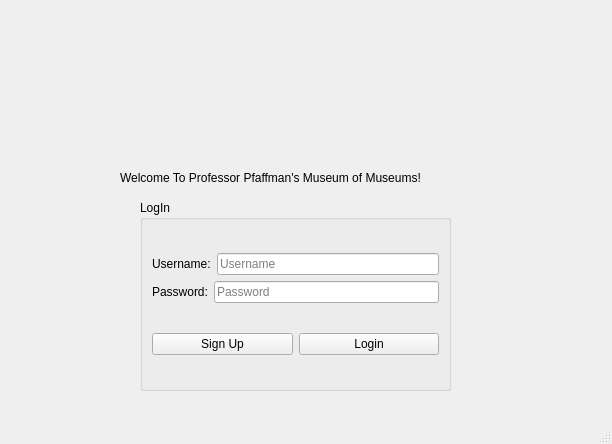
<?xml version="1.0" encoding="UTF-8"?>
<ui version="4.0">
 <class>Login</class>
 <widget class="QMainWindow" name="Login">
  <property name="geometry">
   <rect>
    <x>0</x>
    <y>0</y>
    <width>612</width>
    <height>444</height>
   </rect>
  </property>
  <property name="windowTitle">
   <string>Login</string>
  </property>
  <widget class="QWidget" name="centralwidget">
   <widget class="QLabel" name="label_3">
    <property name="geometry">
     <rect>
      <x>120</x>
      <y>170</y>
      <width>341</width>
      <height>16</height>
     </rect>
    </property>
    <property name="text">
     <string>Welcome To Professor Pfaffman's Museum of Museums!</string>
    </property>
   </widget>
   <widget class="QGroupBox" name="groupBox">
    <property name="geometry">
     <rect>
      <x>140</x>
      <y>200</y>
      <width>311</width>
      <height>191</height>
     </rect>
    </property>
    <property name="autoFillBackground">
     <bool>false</bool>
    </property>
    <property name="styleSheet">
     <string notr="true"/>
    </property>
    <property name="title">
     <string>LogIn</string>
    </property>
    <layout class="QGridLayout" name="gridLayout">
     <item row="0" column="0">
      <layout class="QVBoxLayout" name="verticalLayout">
       <item>
        <layout class="QHBoxLayout" name="horizontalLayout_2">
         <item>
          <widget class="QLabel" name="label">
           <property name="mouseTracking">
            <bool>false</bool>
           </property>
           <property name="text">
            <string>Username:</string>
           </property>
          </widget>
         </item>
         <item>
          <widget class="QLineEdit" name="textUsername">
           <property name="echoMode">
            <enum>QLineEdit::Normal</enum>
           </property>
           <property name="placeholderText">
            <string>Username</string>
           </property>
          </widget>
         </item>
        </layout>
       </item>
       <item>
        <layout class="QHBoxLayout" name="horizontalLayout_3">
         <item>
          <widget class="QLabel" name="label_2">
           <property name="text">
            <string>Password:</string>
           </property>
          </widget>
         </item>
         <item>
          <widget class="QLineEdit" name="textPassword">
           <property name="echoMode">
            <enum>QLineEdit::Password</enum>
           </property>
           <property name="placeholderText">
            <string>Password</string>
           </property>
          </widget>
         </item>
        </layout>
       </item>
      </layout>
     </item>
     <item row="1" column="0">
      <layout class="QHBoxLayout" name="horizontalLayout">
       <item>
        <widget class="QPushButton" name="pushButton_2">
         <property name="text">
          <string>Sign Up</string>
         </property>
        </widget>
       </item>
       <item>
        <widget class="QPushButton" name="pushButton">
         <property name="text">
          <string>Login</string>
         </property>
        </widget>
       </item>
      </layout>
     </item>
    </layout>
   </widget>
   <widget class="QLabel" name="logo">
    <property name="geometry">
     <rect>
      <x>140</x>
      <y>10</y>
      <width>301</width>
      <height>131</height>
     </rect>
    </property>
    <property name="text">
     <string/>
    </property>
   </widget>
  </widget>
  <widget class="QStatusBar" name="statusbar"/>
 </widget>
 <resources/>
 <connections/>
</ui>
